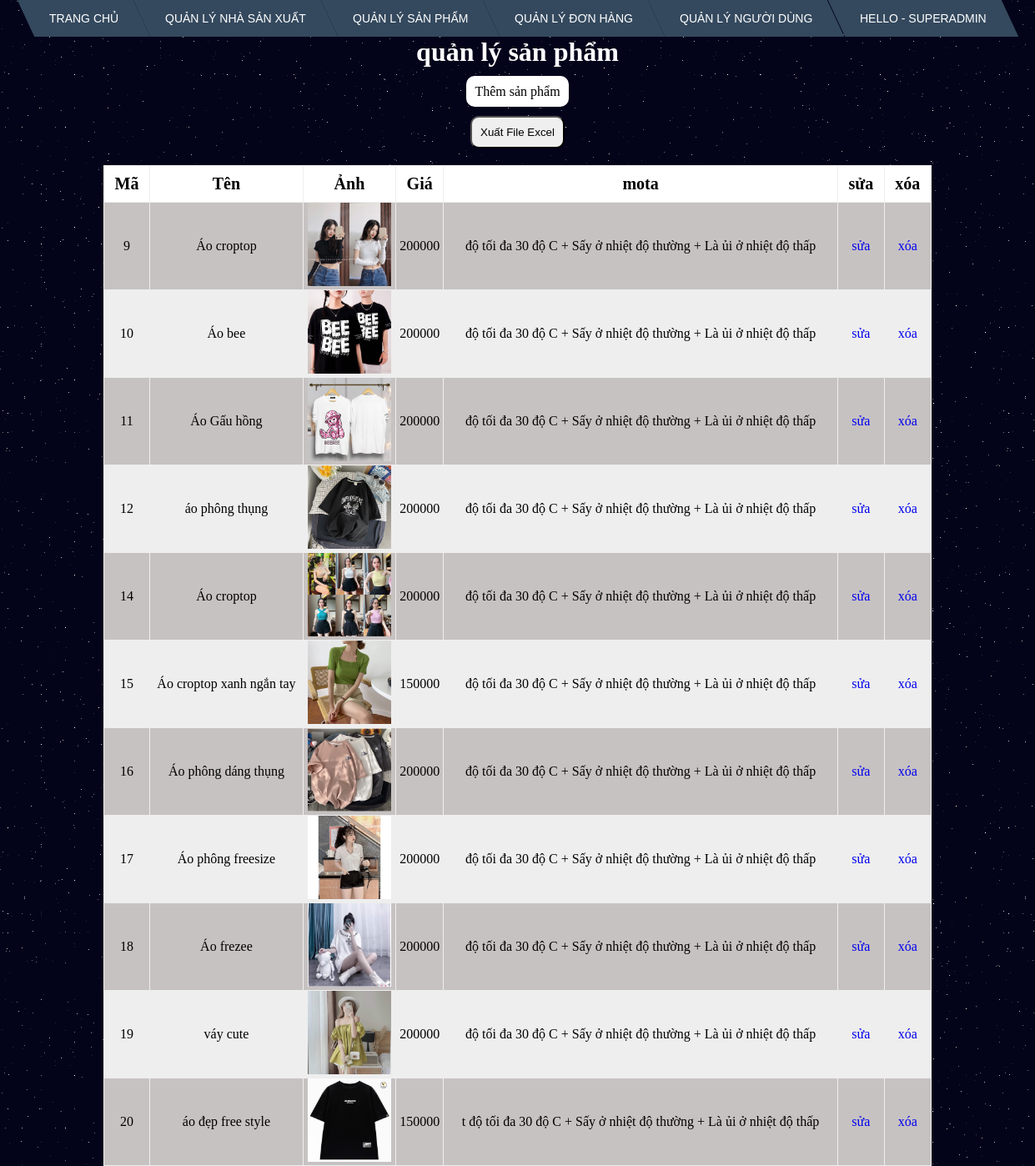
/admin/products/index.php (signed in), run on the app's committed database.
### tables this page shows
CREATE TABLE `products` (
  `id` int(11) NOT NULL,
  `name` varchar(50) NOT NULL,
  `image` varchar(200) NOT NULL,
  `price` float NOT NULL,
  `description` text NOT NULL,
  `manufacturer_id` int(11) NOT NULL
);

### admin/products/index.php (the view, shortened to what this page needs)
<!DOCTYPE html>
<html lang="en">
<head>
  <link rel="stylesheet" href="../css/menu.css">
  <link rel="stylesheet" href="../css/table.css">
  <link rel="stylesheet" href="../css/bg-galaxy.css">
</head>
<body>
  <?php
  require '../menu.php';
  include '../connect.php';
  $sql = "select * from products";
  $result = mysqli_query($connect, $sql);
  ?>
  <h1>quản lý sản phẩm </h1>
  <div class="btn"><a href="form_insert.php">Thêm sản phẩm</a>
    <br>
    <button class="btn-success" style="padding:10px; border-radius:10px; margin-top:20px">
      Xuất File Excel
    </button>
  </div>
  <table border="1" width="100%" id="table2excel">
    <tr>
      <th>Mã</th>
      <th>Tên</th>
      <th>Ảnh</th>
      <th>Giá</th>
      <th>mota</th>
      <th>sửa </th>
      <th>xóa</th>
    </tr>
    <?php foreach ($result as $each) : ?>
      <tr>
        <td><?php echo $each['id'] ?></td>
        <td><?php echo $each['name'] ?></td>
        <td><img src="photos/<?php echo $each['image'] ?>" height="100"></td>
        <td><?php echo $each['price'] ?></td>
        <td><?php echo substr("$each[description]", -100) ?></td>
        <td>
          <a href="form_update.php?id=<?php echo $each['id'] ?>">sửa</a>
        </td>
        <td>
          <a href="delete.php?id=<?php echo $each['id'] ?>">xóa</a>
        </td>
      </tr>
    <?php endforeach ?>
  </table>
</body>
</html>

### admin/css/menu.css (style rules this page uses)
h1 { color: #fff; }

### admin/css/table.css (style rules this page uses)
* { margin: 0; padding: 0; box-sizing: border-box; }
table { margin: auto; width: 80%; border:none; border-collapse: collapse; }
h1 { text-align: center; }
tr { text-align: center; }
tr:nth-child(odd) { background-color: #EEEEEE; }
tr:nth-child(even) { background-color: #c7c2c2; }
tr:first-child { background-color: #ffffff; }
tr:first-child th { padding: 10px; font-size: 20px; }
.btn { text-align: center; border-radius: 50%; margin: 20px; }
.btn a { width: 30px; padding: 10px; background: rgb(255, 255, 255); border-radius: 10px; color: #000000; }
a { text-decoration: none; }

### admin/css/bg-galaxy.css (style rules this page uses)
body { background-color: #03031A; }

### data on the page
products: id "9", name "Áo croptop", image (picture), price "200000", description "độ tối đa 30 độ C + Sấy ở nhiệt độ thường + Là ủi ở nhiệt độ thấp"
products: id "10", name "Áo bee", image (picture), price "200000", description "độ tối đa 30 độ C + Sấy ở nhiệt độ thường + Là ủi ở nhiệt độ thấp"
products: id "11", name "Áo Gấu hồng", image (picture), price "200000", description "độ tối đa 30 độ C + Sấy ở nhiệt độ thường + Là ủi ở nhiệt độ thấp"
products: id "12", name "áo phông thụng", image (picture), price "200000", description "độ tối đa 30 độ C + Sấy ở nhiệt độ thường + Là ủi ở nhiệt độ thấp"
products: id "14", name "Áo croptop", image (picture), price "200000", description "độ tối đa 30 độ C + Sấy ở nhiệt độ thường + Là ủi ở nhiệt độ thấp"
products: id "15", name "Áo croptop xanh ngắn tay", image (picture), price "150000", description "độ tối đa 30 độ C + Sấy ở nhiệt độ thường + Là ủi ở nhiệt độ thấp"
products: id "16", name "Áo phông dáng thụng", image (picture), price "200000", description "độ tối đa 30 độ C + Sấy ở nhiệt độ thường + Là ủi ở nhiệt độ thấp"
products: id "17", name "Áo phông freesize", image (picture), price "200000", description "độ tối đa 30 độ C + Sấy ở nhiệt độ thường + Là ủi ở nhiệt độ thấp"
products: id "18", name "Áo frezee", image (picture), price "200000", description "độ tối đa 30 độ C + Sấy ở nhiệt độ thường + Là ủi ở nhiệt độ thấp"
products: id "19", name "váy cute", image (picture), price "200000", description "độ tối đa 30 độ C + Sấy ở nhiệt độ thường + Là ủi ở nhiệt độ thấp"
products: id "20", name "áo đẹp free style", image (picture), price "150000", description "t độ tối đa 30 độ C + Sấy ở nhiệt độ thường + Là ủi ở nhiệt độ thấp"

### other printed values
$_SESSION['name'] "SUPERADMIN"
